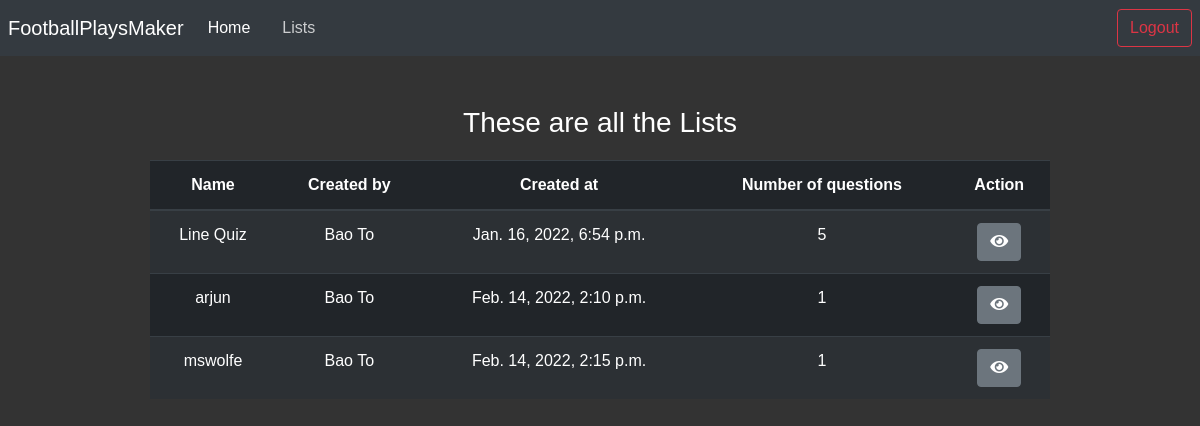
The page /lists (signed in) on the database as committed earlier.
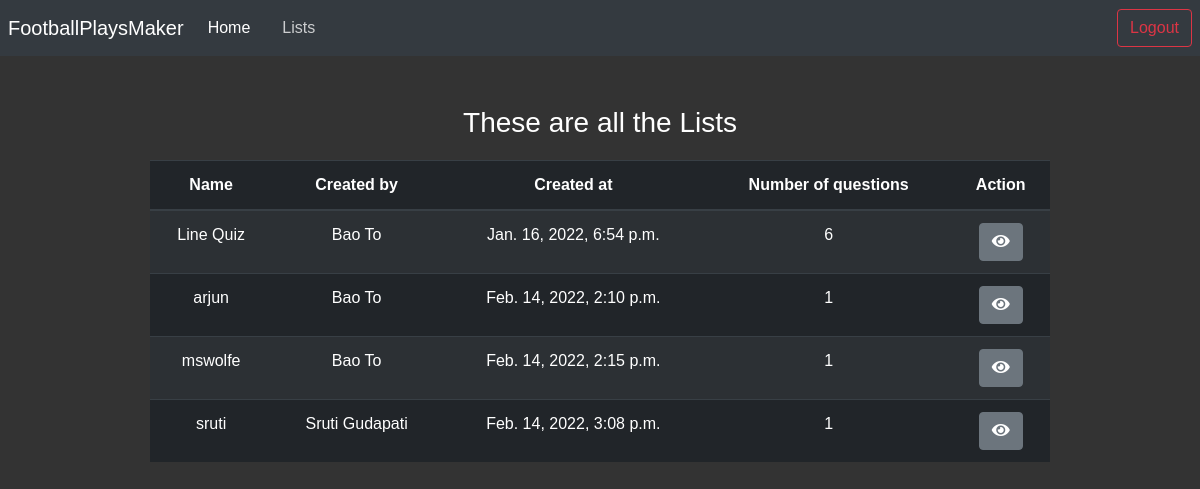
The same page on the database as committed later.
### main/models.py (models this page shows, shortened)
class List(models.Model):
    list_name = models.CharField(max_length=255)
    user = models.ForeignKey(User, related_name="lists", on_delete=models.CASCADE)
    created_at = models.DateTimeField(auto_now_add=True) #used for logging the time that the user signed up
    number_of_questions = models.IntegerField(default=0) #used to collect the number of questions that are collected by the user

class User(models.Model):
    first_name = models.CharField(max_length=255)
    last_name = models.CharField(max_length=255)
    email = models.CharField(max_length=255)
    password = models.CharField(max_length=255)
    def __str__(self): #this is like the getInstance() method in Frc, it gets the instance object
        return self.first_name + " " + self.last_name

### main/views.py (the view)
# urls.py: path('lists', lists, name='lists'),
def lists(request):
    if 'user' not in request.session:
        return redirect('/login')
    user = User.objects.get(id=request.session['user'])
    lists = List.objects.all()
    return render(request, 'lists.html', {'user': user,'lists':lists})

### templates/lists.html (shortened to what this page needs)
{% load static %}
<!DOCTYPE html>
<html lang="en">
  <head>
    <link
      rel="stylesheet"
      href="https://maxcdn.bootstrapcdn.com/bootstrap/4.0.0/css/bootstrap.min.css"
    />
    <link rel="stylesheet" href="{% static 'dist/css/adminlte.min.css' %}" />
    <link rel="stylesheet" href="https://cdnjs.cloudflare.com/ajax/libs/font-awesome/5.11.2/css/fontawesome.min.css">
    <link rel="stylesheet" href="https://cdnjs.cloudflare.com/ajax/libs/font-awesome/5.11.2/css/all.min.css">
  </head>
  <body style="background-color: #333;font-family: Helvetica;font-style: bold;">
    <nav class="navbar navbar-expand-lg navbar-dark bg-dark">
      <div class="collapse navbar-collapse" id="navbarTogglerDemo01">
        <a class="navbar-brand" href="/">FootballPlaysMaker</a>
        <ul class="navbar-nav mr-auto mt-2 mt-lg-0">
          <li class="nav-item active">
            <a class="nav-link" href="/"
              >Home </a
            >
          </li>
          <li class="nav-item">
            <a class="nav-link" href="/lists">Lists <span class="sr-only">(current)</span></a>
          </li>
        </ul>
        <a
          href="/logout"
          style="margin-left: 10px"
          class="btn btn-outline-danger my-2 my-sm-0"
          type="submit"
          >Logout</a
        >
      </div>
    </nav>
    <h3 style="color: white;text-align: center;margin-top: 50px;">These are all the Lists</h3>
    <div class="container d-flex justify-content-center" style="margin-top: 20px;">
    <table class="table table-striped table-dark " style="width: 80%;text-align: center;">
        <thead>
          <tr>
            <th scope="col">Name</th>
            <th scope="col">Created by</th>
            <th scope="col">Created at</th>
            <th scope="col">Number of questions</th>
            <th scope="col">Action</th>
          </tr>
        </thead>
        <tbody>
          {% for list in lists %}
          <tr>
            <td>{{list.list_name}}</td>
            <td>{{list.user}}</td>
            <td>{{list.created_at}}</td>
            <td>{{list.number_of_questions}}</td>
            <td><a href="/view/{{list.id}}" class="btn btn-secondary"><i class="fa fa-eye"></i></a></td>
          </tr>
          {% endfor %}
        </tbody>
      </table>
    </div>
  </body>
</html>

Rows that differ between the two databases and show on the page:
changed List "Line Quiz": number_of_questions "5" → "6"
added List: list_name "sruti", user "Sruti Gudapati", created_at "Feb. 14, 2022, 3:08 p.m.", number_of_questions "1"
